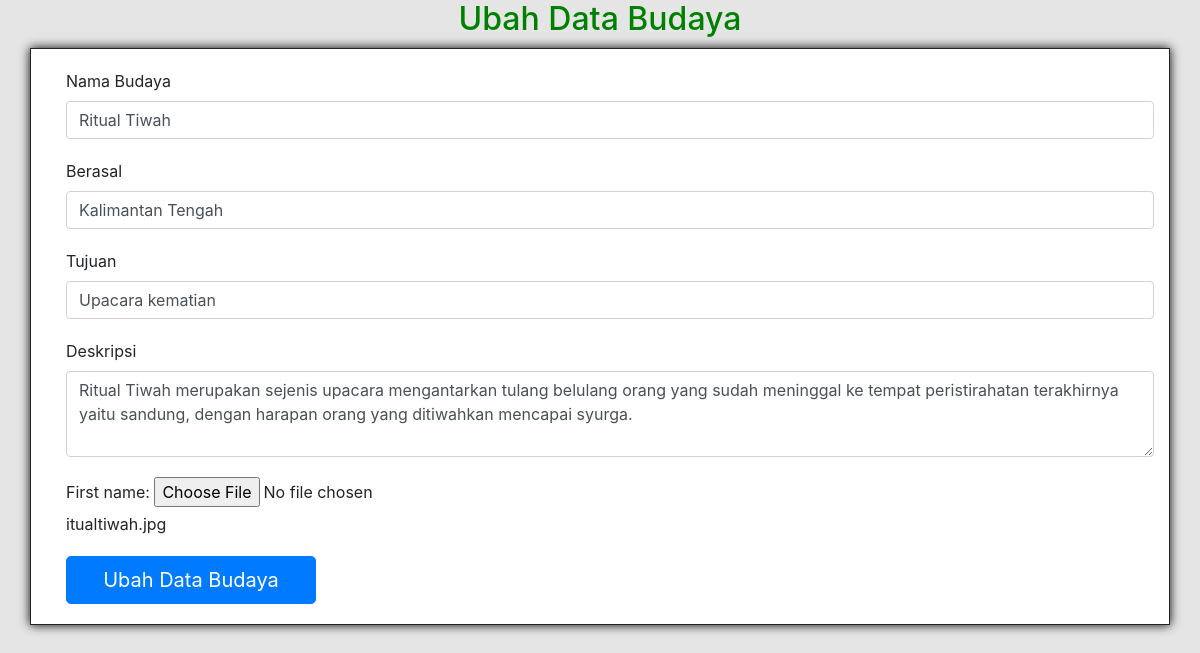
Page /admin/ubah.php?Id=5 on the committed database.
### tables this page shows
CREATE TABLE `budaya_indonesia` (
  `Id` int(11) NOT NULL,
  `Nama` varchar(32) NOT NULL,
  `Berasal` varchar(32) NOT NULL,
  `Tujuan` varchar(32) NOT NULL,
  `Deskripsi` varchar(1024) NOT NULL,
  `Gambar` varchar(32) NOT NULL
);

### helper/functions.php (called while the page is built, shortened)
<?php
function koneksi()
{
	$scann = mysqli_connect("localhost","root","") or die("koneksi Ke DB gagal!");
    mysqli_select_db($scann,"pw_173040121") or die("Database Salah");
return $scann;
}
function query($sql)
{
	$scann = koneksi();
	$results = mysqli_query($scann,"$sql");
	$rows = [];
	while ($row = mysqli_fetch_assoc($results)) {
		$rows[]= $row;
	};
	return $rows;
}
 ?>

### admin/ubah.php (the view, shortened to what this page needs)
<?php require'..\helper\functions.php';
$id = $_GET["Id"];
$budaya_indonesia = query("SELECT * FROM budaya_indonesia WHERE Id = $id")[0];
 ?>
<!DOCTYPE html>
<html>
<head>
  <link href="..\assets\css\bootstrap.min.css" rel="stylesheet">
</head>
<body>
  <h2 class="text-title text-center"> Ubah Data Budaya</h2>
  <div class="container">
  <form action="" method="post"  enctype="multipart/form-data">
      <div class="form-group">
          <label for="Nama">Nama Budaya</label>
          <input type="text" name="Nama" id="Nama" class="form-control" value="<?php echo $budaya_indonesia['Nama']; ?>" ></input>
      </div>
      <div class="form-group">
          <label for="Berasal">Berasal  </label>
          <input type="text" name="Berasal" id="Berasal" class="form-control" value="<?php echo $budaya_indonesia['Berasal']; ?>"></input>
      </div>
      <div class="form-group">
          <label for="Tujuan">Tujuan  </label>
          <input type="text" name="Tujuan" id="Tujuan" class="form-control" value="<?php echo $budaya_indonesia['Tujuan']; ?>"></input>
      </div>
      <div class="form-group">
            <label for="Deskripsi">Deskripsi</label>
            <textarea class="form-control" id="Deskripsi" rows="3" name="Deskripsi" value="<?php echo $budaya_indonesia['Deskripsi']; ?>"><?php echo $budaya_indonesia['Deskripsi']; ?></textarea>
        </div>
        <div class="form-group">
				<label for="fname">First name:</label>
  				<input type="file" id="Gambar" name="Gambar"value="<?php echo $budaya_indonesia['Gambar']; ?>">
          <br><span name="old" id="old" value="<?php echo $budaya_indonesia['Gambar'];?>"><?php echo $budaya_indonesia['Gambar'];?></span>
  			</div>
        <div class="form-group">
          <button type="submit" name="ubah" value="Update" class="btn btn-primary btn-lg">Ubah Data Budaya</button>
      </div>
      </form>
  </div>
</body>
</html>

### admin/ubah.php (style rules this page uses)
body { background-color: rgba(192,192,192,0.4); }
.container { border: 1px solid black; height: auto; margin-top: 10px; background-color: white; border: 1px solid white; border:1px solid ; box-shadow: 0 0 10px black; margin-bottom: 30px; }
.form-group { margin-top: 20px; margin-bottom: 20px; margin-left: 20px; margin-top: 20px; }
h2 { color: blue; }
button { width: 250px; }

### rows in the picture
budaya_indonesia: Nama "Ritual Tiwah", Berasal "Kalimantan Tengah", Tujuan "Upacara kematian", Deskripsi "Ritual Tiwah merupakan sejenis upacara mengantarkan tulang belulang orang yang sudah meninggal ke tempat peristirahatan terakhirnya yaitu sandung, dengan harapan orang yang ditiwahkan mencapai syurga.", Gambar "itualtiwah.jpg"
